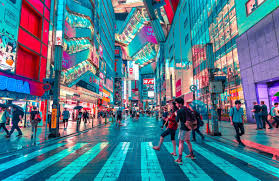
#> input picture Photos/download.jpg, 279 x 181 px
$ python inv_threshold.py
#> lines starting #> are read from the running program, lines starting #| are printed output that depends on the picture; after the words box and inside, x2 and y2 are one past the last pixel; in counts of white or black regions, pixels touching at a corner belong together
import cv2 as cv
import numpy as np

img = cv.imread('Photos/download.jpg')
#> img is the input picture: shape (181, 279, 3); mean B, G, R 139.5, 120.9, 83.7

gray = cv.cvtColor(img , cv.COLOR_BGR2GRAY)
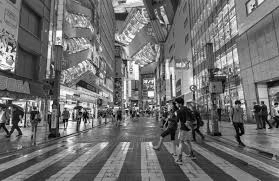
#> gray: shape (181, 279); min 1, max 255, mean 111.9

threshold,thresh_inv = cv.threshold(gray, 125, 255, cv.THRESH_BINARY_INV)
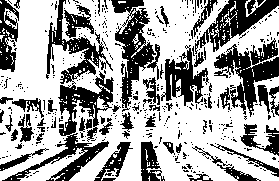
#> thresh_inv: shape (181, 279); 63.1% white; 424 black regions (368 under 20 px), largest, box (x1, y1, x2, y2) and area: (2, 0, 114, 181) 4133, (214, 38, 279, 117) 2035, (111, 0, 160, 112) 2034

cv.imshow('bw', thresh_inv)

cv.waitKey(0)

$ run again, with Photos/images.jpg copied over Photos/download.jpg
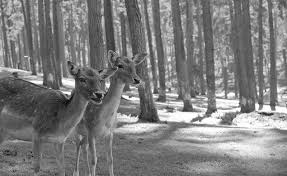
#> input picture Photos/images.jpg, 287 x 176 px
#> img is the input picture: shape (176, 287, 3); min 0, max 255, mean 125.8
#> `threshold,thresh_inv = cv.threshold(gray, 125, 255, cv.THRESH_BINARY_I..`:
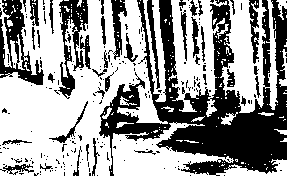
#> thresh_inv: shape (176, 287); 60% white; 231 black regions (189 under 20 px), largest, box (x1, y1, x2, y2) and area: (99, 0, 287, 176) 13211, (0, 0, 44, 85) 1488, (58, 0, 88, 99) 1265

$ run again, with Photos/Cat_2.webp saved as Photos/download.jpg
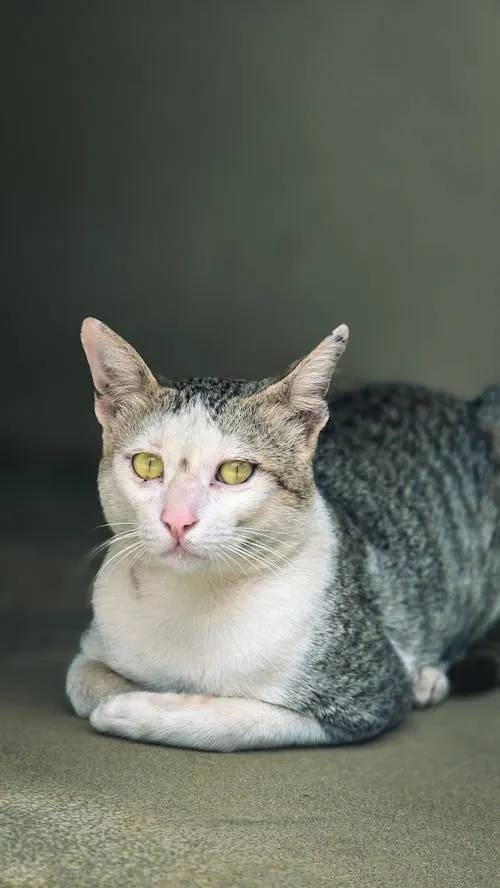
#> input picture Photos/Cat_2.webp, 500 x 888 px
#> img is the input picture: shape (888, 500, 3); mean B, G, R 96.2, 106.3, 101.7
#> `gray = cv.cvtColor(img , cv.COLOR_BGR2GRAY)`:
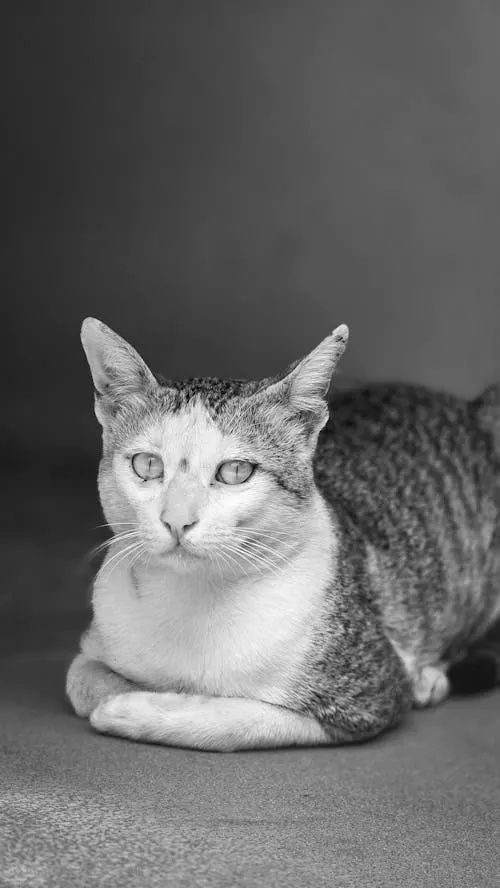
#> gray: shape (888, 500); min 1, max 254, mean 103.8
#> `threshold,thresh_inv = cv.threshold(gray, 125, 255, cv.THRESH_BINARY_I..`:
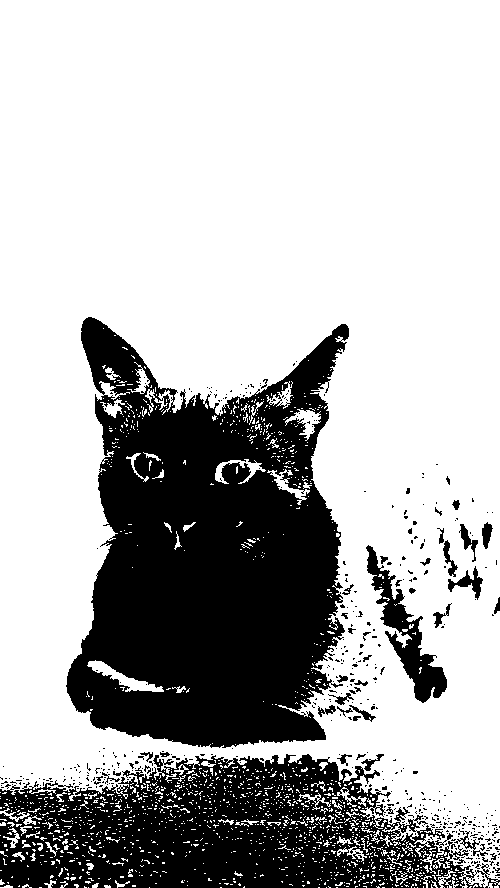
#> thresh_inv: shape (888, 500); 70.7% white; 490 black regions (447 under 20 px), largest, box (x1, y1, x2, y2) and area: (66, 317, 349, 748) 81241, (0, 754, 500, 888) 40931, (366, 545, 447, 703) 3448
